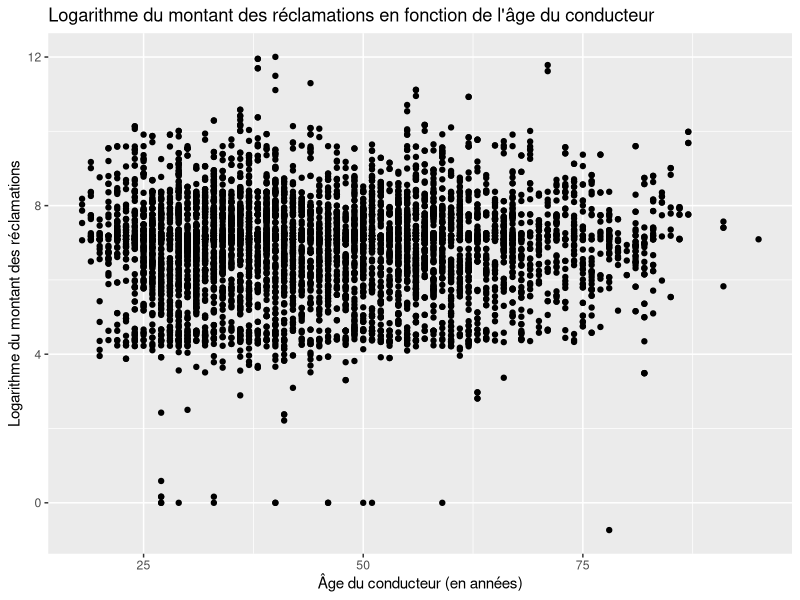
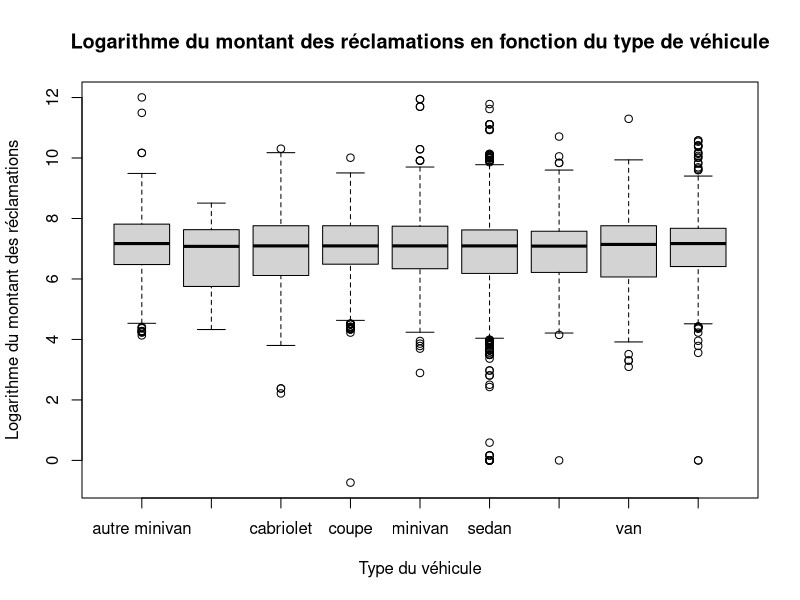
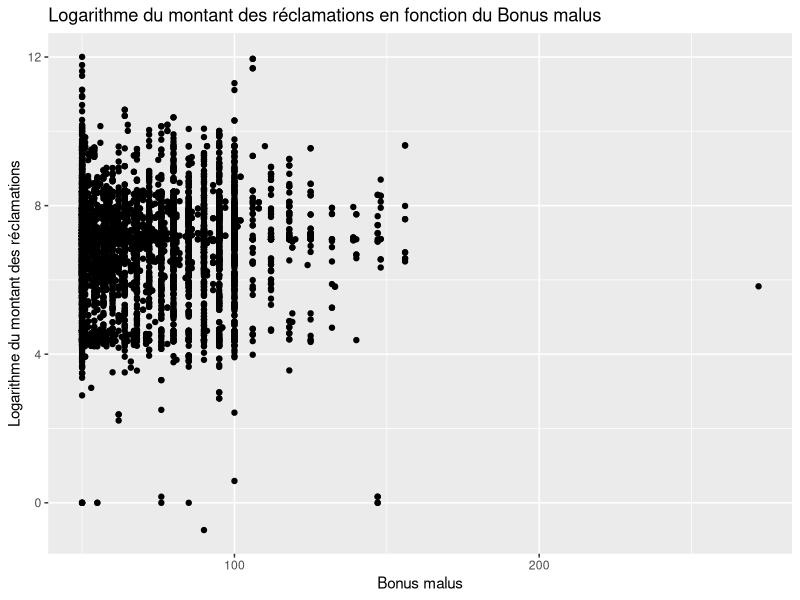
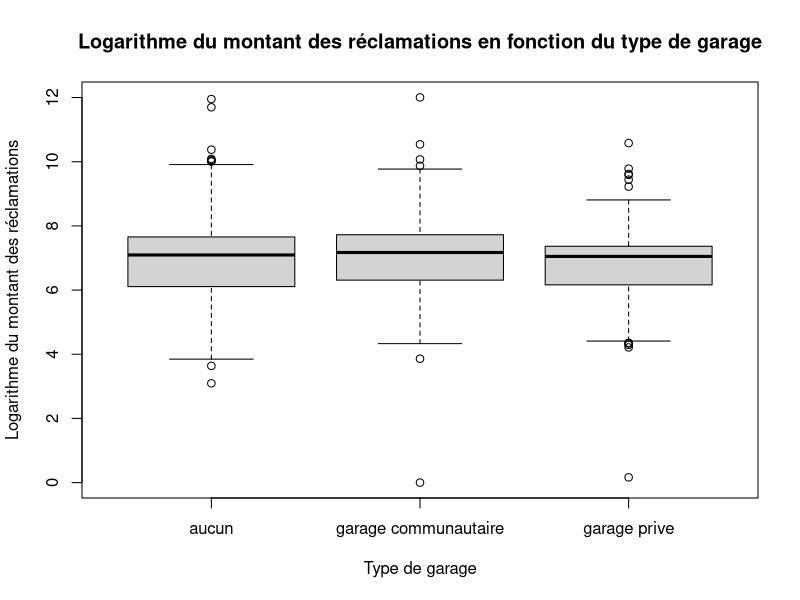
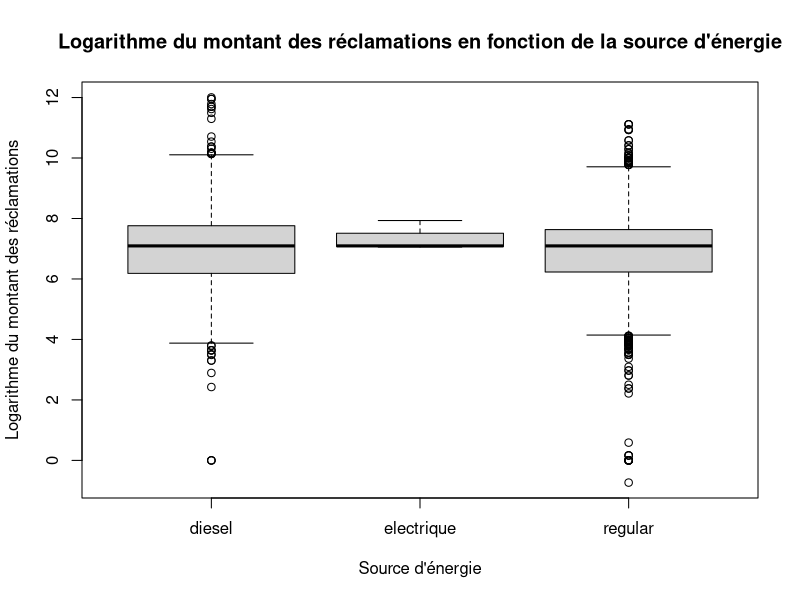
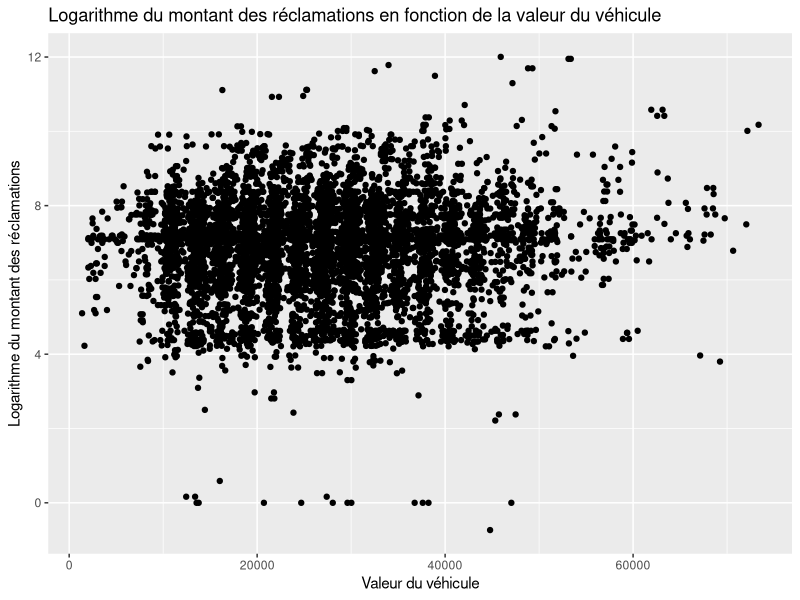

These charts were generated, in order, by the following R code:
## ---- chunk 1
knitr::opts_chunk$set(echo = TRUE)
## ---- chunk 2
setwd("/Users/marianetremblay/Downloads")
MontantReclFr <- read.csv("MontantReclFr.csv")
attach(MontantReclFr)

library(ggplot2)
library(leaps)

## ---- chunk 3
mont_recl[mont_recl == -7682.59] <- 7682.59  
## ---- chunk 4
log_mont_recl <- log(mont_recl)
## ---- chunk 5
ggplot(MontantReclFr, aes(x = age_conduct, y = log_mont_recl)) + geom_point() + labs(x = "Âge du conducteur (en années)",
                                                                                     y = "Logarithme du montant des réclamations",
                                                                                     title = "Logarithme du montant des réclamations en fonction de l'âge du conducteur")
## ---- chunk 6
#Moyenne
mean(age_conduct)
#Médiane
#Écart-Type
#Minimum
#Maximum
## ---- chunk 7
table(type_veh)
## ---- chunk 8
boxplot(log_mont_recl ~ type_veh, main = "Logarithme du montant des réclamations en fonction du type de véhicule", 
        xlab = "Type du véhicule", ylab = "Logarithme du montant des réclamations")
## ---- chunk 9
MontantReclFr[bonus_malus < 50 | bonus_malus >= 350, ]$bonus_malus <- NA 
## ---- chunk 10
ggplot(MontantReclFr, aes(x = bonus_malus, y = log_mont_recl)) + geom_point() + labs(x = "Bonus malus",
                                                                                     y = "Logarithme du montant des réclamations",
                                                                                     title = "Logarithme du montant des réclamations en fonction du Bonus malus")
## ---- chunk 11
mean(bonus_malus)
## ---- chunk 12
median(bonus_malus)
## ---- chunk 13
sd(bonus_malus)
## ---- chunk 14
min(bonus_malus)
## ---- chunk 15
max(bonus_malus)
## ---- chunk 16
table(garage)
## ---- chunk 17
boxplot(log_mont_recl ~ garage, main = "Logarithme du montant des réclamations en fonction du type de garage", 
        xlab = "Type de garage", ylab = "Logarithme du montant des réclamations")
## ---- chunk 18
table(source_energ)
## ---- chunk 19
boxplot(log_mont_recl ~ source_energ, main = "Logarithme du montant des réclamations en fonction de la source d'énergie", 
        xlab = "Source d'énergie", ylab = "Logarithme du montant des réclamations")
## ---- chunk 20
ggplot(MontantReclFr, aes(x = valeur_veh, y = log_mont_recl)) + geom_point() + labs(x = "Valeur du véhicule",
                                                                                     y = "Logarithme du montant des réclamations",
                                                                                     title = "Logarithme du montant des réclamations en fonction de la valeur du véhicule")
## ---- chunk 21
mean(valeur_veh)
## ---- chunk 22
median(valeur_veh)
## ---- chunk 23
sd(valeur_veh)
## ---- chunk 24
min(valeur_veh)
## ---- chunk 25
max(valeur_veh)
